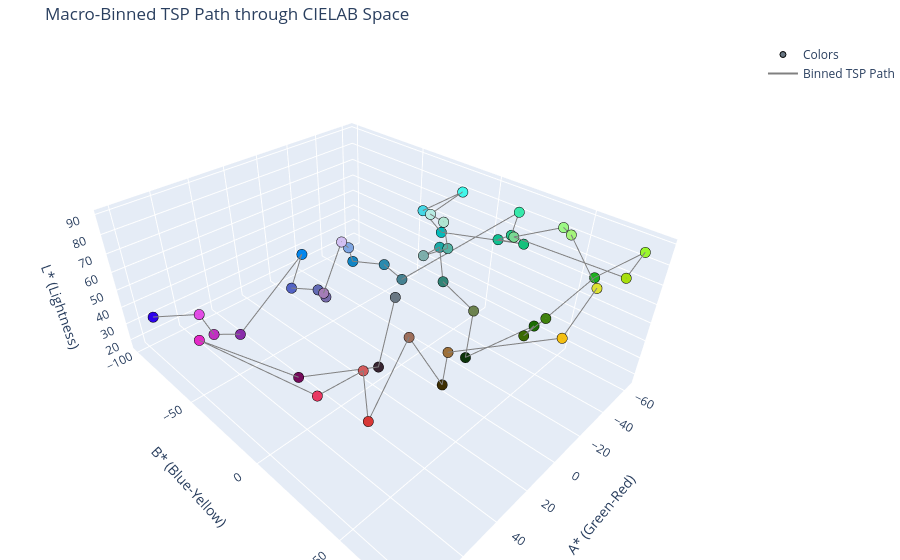

Notebook code for this chart:
### Markdown cell above
## Visualize Bin-Constrained TSP Path through CIELAB Space

### Code cell
# We visualize the path in the standard LAB space
path_lab_colors_binned = []
for c in final_sorted_colors:
    path_lab_colors_binned.append(lch_map[id(c)])
path_lab_colors_binned = np.array(path_lab_colors_binned)

BIN_L = path_lab_colors_binned[:, 0]
BIN_A = path_lab_colors_binned[:, 1]
BIN_B = path_lab_colors_binned[:, 2]

plot_3d_path(
    BIN_A, BIN_B, BIN_L, final_sorted_colors,
    title='Macro-Binned TSP Path through CIELAB Space',
    xaxis_title='A* (Green-Red)', yaxis_title='B* (Blue-Yellow)', zaxis_title='L* (Lightness)',
    path_name='Binned TSP Path'
)

### Figure 1 — Plotly figure (JSON) as saved in the notebook; plotly's stock layout.template omitted (floating-point values rounded to 4 significant figures)
{"data": [{"marker": {"color": ["#697783", "#372431", "#750b5b", "#e528c8", "#e93862", "#d25c5e", "#d83836", "#9d6e5b", "#3e2f03", "#9d703a", "#f4bf13", "#dce134", "#a4f47a", "#9cf886", "#79d892", "#a7df0e", "#9bf62c", "#1cb11f", "#40820e", "#3b6a02", "#1b6c03", "#0d340b", "#6c824e", "#318476", "#1da9a6", "#7daeab", "#56b2a4", "#b1e5d2", "#b7ebe3", "#40f7ea", "#45d7e6", "#03bbbb", "#15c17c", "#0fc091", "#27c98e", "#36e9ab", "#458191", "#2a8aae", "#1185c4", "#7fa6e2", "#d2c0f3", "#a47cb7", "#766baa", "#636bb5", "#5363c4", "#0286ee", "#892daa", "#c030c1", "#e24ce5", "#2d02eb"], "line": {"color": "black", "width": 1}, "size": 6}, "mode": "markers", "name": "Colors", "type": "scatter3d", "x": [-3.0, 11.0, 49.0, 82.0, 68.0, 47.0, 61.0, 16.0, 2.0, 12.0, 6.0, -21.0, -46.0, -48.0, -43.0, -42.0, -55.0, -63.0, -40.0, -32.0, -42.0, -23.0, -18.0, -28.0, -35.0, -17.0, -31.0, -20.0, -18.0, -47.0, -33.0, -38.0, -56.0, -51.0, -54.0, -58.0, -15.0, -15.0, -7.0, 2.0, 16.0, 26.0, 19.0, 17.0, 23.0, 9.0, 57.0, 72.0, 75.0, 75.0], "y": [-8.0, -5.0, -18.0, -39.0, 19.0, 22.0, 39.0, 18.0, 27.0, 36.0, 80.0, 77.0, 51.0, 46.0, 26.0, 79.0, 79.0, 58.0, 50.0, 45.0, 44.0, 21.0, 26.0, 0.0, -9.0, -4.0, -1.0, 4.0, -2.0, -7.0, -19.0, -11.0, 24.0, 13.0, 18.0, 18.0, -15.0, -27.0, -41.0, -34.0, -23.0, -25.0, -32.0, -40.0, -53.0, -61.0, -49.0, -45.0, -49.0, -99.0], "z": [49.41, 16.86, 26.27, 54.51, 52.94, 54.12, 49.02, 50.98, 20.39, 50.98, 80.0, 86.67, 89.02, 89.8, 79.22, 82.35, 88.63, 63.14, 48.24, 40.0, 39.61, 18.04, 51.37, 50.2, 62.75, 67.84, 67.06, 87.06, 89.41, 88.63, 79.61, 69.02, 69.41, 69.41, 72.55, 83.14, 50.59, 53.73, 52.94, 67.45, 80.78, 57.65, 48.63, 47.84, 45.49, 55.29, 38.04, 48.63, 58.82, 30.98]}, {"line": {"color": "gray", "width": 2}, "mode": "lines", "name": "Binned TSP Path", "type": "scatter3d", "x": [-3.0, 11.0, 49.0, 82.0, 68.0, 47.0, 61.0, 16.0, 2.0, 12.0, 6.0, -21.0, -46.0, -48.0, -43.0, -42.0, -55.0, -63.0, -40.0, -32.0, -42.0, -23.0, -18.0, -28.0, -35.0, -17.0, -31.0, -20.0, -18.0, -47.0, -33.0, -38.0, -56.0, -51.0, -54.0, -58.0, -15.0, -15.0, -7.0, 2.0, 16.0, 26.0, 19.0, 17.0, 23.0, 9.0, 57.0, 72.0, 75.0, 75.0], "y": [-8.0, -5.0, -18.0, -39.0, 19.0, 22.0, 39.0, 18.0, 27.0, 36.0, 80.0, 77.0, 51.0, 46.0, 26.0, 79.0, 79.0, 58.0, 50.0, 45.0, 44.0, 21.0, 26.0, 0.0, -9.0, -4.0, -1.0, 4.0, -2.0, -7.0, -19.0, -11.0, 24.0, 13.0, 18.0, 18.0, -15.0, -27.0, -41.0, -34.0, -23.0, -25.0, -32.0, -40.0, -53.0, -61.0, -49.0, -45.0, -49.0, -99.0], "z": [49.41, 16.86, 26.27, 54.51, 52.94, 54.12, 49.02, 50.98, 20.39, 50.98, 80.0, 86.67, 89.02, 89.8, 79.22, 82.35, 88.63, 63.14, 48.24, 40.0, 39.61, 18.04, 51.37, 50.2, 62.75, 67.84, 67.06, 87.06, 89.41, 88.63, 79.61, 69.02, 69.41, 69.41, 72.55, 83.14, 50.59, 53.73, 52.94, 67.45, 80.78, 57.65, 48.63, 47.84, 45.49, 55.29, 38.04, 48.63, 58.82, 30.98]}], "layout": {"margin": {"b": 0, "l": 0, "r": 0, "t": 40}, "scene": {"xaxis": {"title": {"text": "A* (Green-Red)"}}, "yaxis": {"title": {"text": "B* (Blue-Yellow)"}}, "zaxis": {"title": {"text": "L* (Lightness)"}}}, "title": {"text": "Macro-Binned TSP Path through CIELAB Space"}}}
